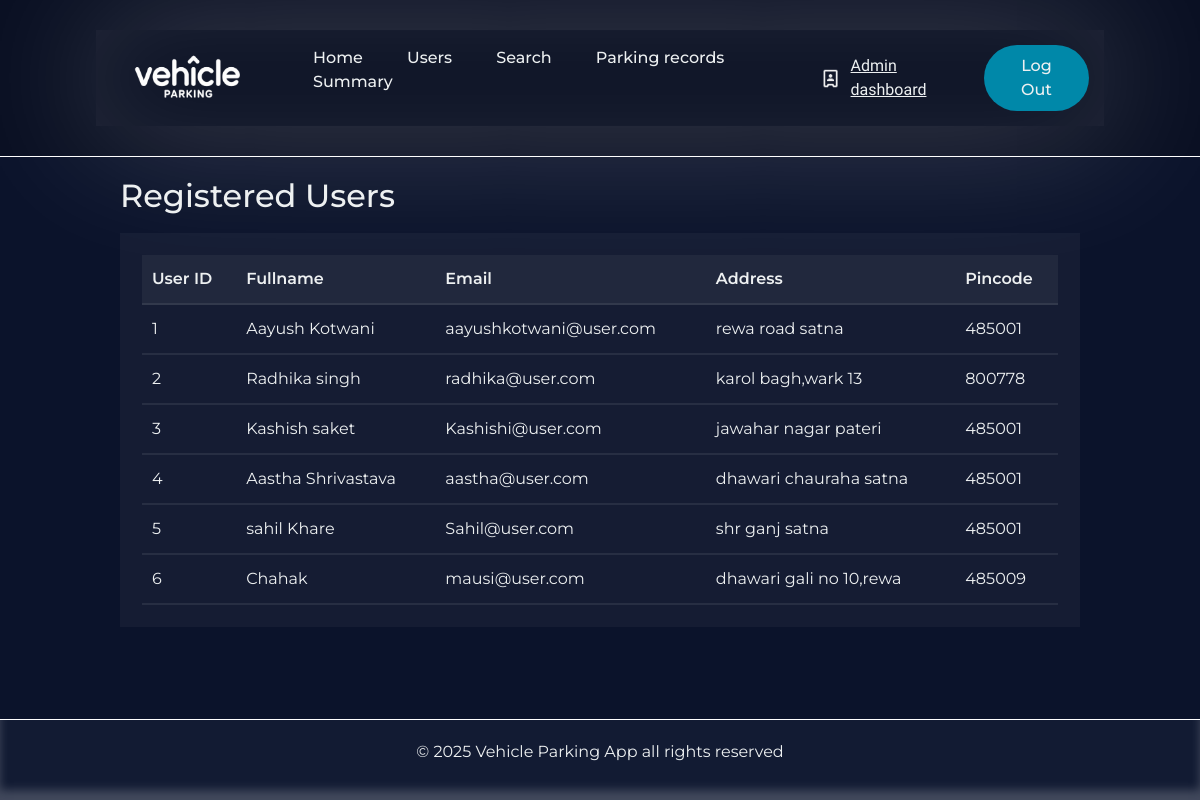
Page /user-details on the committed database.
### Application/models.py (models this page shows)
class User(db.Model):
    __tablename__='user'
    id=db.Column(db.Integer,primary_key=True)
    name=db.Column(db.String(80),nullable=False)
    email=db.Column(db.String(150),unique=True,nullable=False)
    password=db.Column(db.String(512),nullable=False)
    address=db.Column(db.String(250),nullable=False)
    pincode=db.Column(db.String(6),nullable=False)
    role=db.Column(db.String(10),default='user',nullable=False)
    record=db.relationship('Parkingrecords',backref='user',lazy=True)

### Application/controllers.py (the view)
@app.route('/user-details')
def user_details():
    user_details=User.query.filter_by(role='user').all()
    return render_template('user_details.html',user_details=user_details)

### templates/user_details.html (shortened to what this page needs)
{% extends 'admin_base.html' %}
{% block content %}
<div class="parkinglot-table-heading-container">
                    <h2>Registered Users</h2>
                </div>
                <div class="parkinglot-table-container">
                  <table class="parkinglot-table">
                        <thead>
                          <tr>
                              <th>User ID</th>
                              <th>Fullname</th>
                              <th>Email</th>
                              <th>Address</th>
                              <th>Pincode</th>
                          </tr>
                        </thead>
                        <tbody>
                         {% for user in user_details %}
                        <tr>
                            <td>{{user.id}}</td>
                            <td>{{user.name}}</td>
                            <td>{{user.email}}</td>
                            <td>{{user.address}}</td>
                            <td>{{user.pincode}}</td>
                        </tr>
                        {% endfor %}
                    </tbody>
                  </table>
                </div>
{% endblock %}

### static/style.css (style rules this page uses)
* { box-sizing: border-box; margin: 0; padding: 0; font-family: "Montserrat",sans-serif; }
html,body { height: 100%; background-color: #0b132b; color: #edf0f1; }
.parkinglot-table-heading-container { margin-bottom: 10px; display: flex; justify-content: space-between; }
.parkinglot-table-container { padding: 22px; width: 100%; background-color: rgba(255, 255, 255, 0.040); border: #f7f7f7; overflow-y: auto; max-height: 542px; }
.parkinglot-table { width: 100%; border-radius: 30px; border-collapse: separate; border-spacing: 0px; }
.parkinglot-table th, .parkinglot-table td { padding: 12px 10px; border-bottom: 2px solid rgba(255, 255, 255, 0.080);; }
.parkinglot-table th { text-align: left; background-color: rgba(255, 255, 255, 0.05); font-weight: 600; }
.parkinglot-table td { text-align: left; }

### rows in the picture
User: id "1", name "Aayush Kotwani", email "aayushkotwani@user.com", address "rewa road satna", pincode "485001"
User: id "2", name "Radhika singh", email "radhika@user.com", address "karol bagh,wark 13", pincode "800778"
User: id "3", name "Kashish saket", email "Kashishi@user.com", address "jawahar nagar pateri", pincode "485001"
User: id "4", name "Aastha Shrivastava", email "aastha@user.com", address "dhawari chauraha satna", pincode "485001"
User: id "5", name "sahil Khare", email "Sahil@user.com", address "shr ganj satna", pincode "485001"
User: id "6", name "Chahak", email "mausi@user.com", address "dhawari gali no 10,rewa", pincode "485009"
